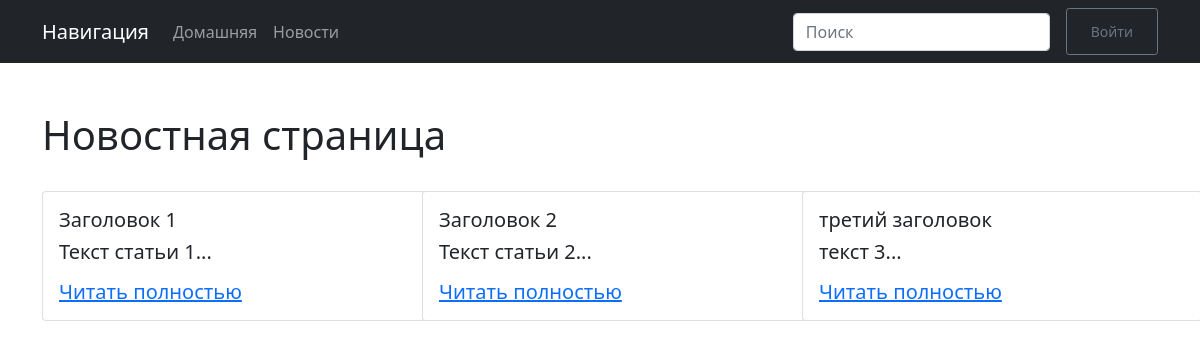
Before: /news/ with the older database file.
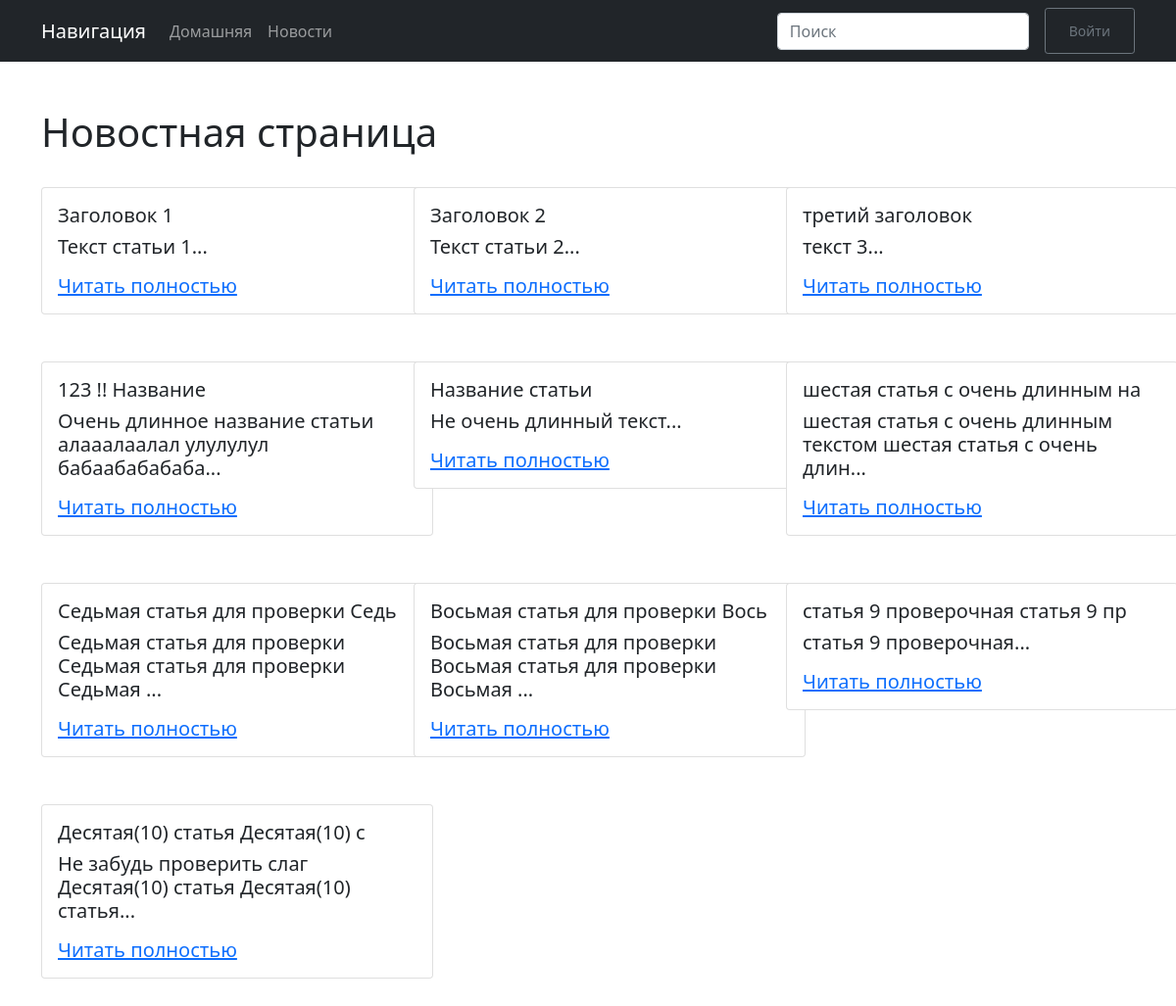
After: the same page with the newer database file.
### tables this page shows
CREATE TABLE paper(
        id INTEGER PRIMARY KEY AUTOINCREMENT,
        title STRING(128) NOT NULL,
        text TEXT NOT NULL,
        slug STRING(128) NOT NULL
        );

### flask_dir/papers/blueprint.py (the view, shortened to what this page needs)
@papers.route('/')
def index():
    news = paper_updater()
    search = request.args.get('search')
    return render_template("papers/index.html", news=news)

### flask_dir/papers/dataconnect/paper_connect.py (called while the page is built)
def paper_updater():
    news = []
    for i in cur.execute("""SELECT * FROM paper;"""):
        news.append(i)
    return news

### flask_dir/papers/templates/papers/index.html (shortened to what this page needs)
{% extends "base.html" %}
{% block body %}
<div class="container">
    <div class="h1">Новостная страница</div>
    <br>
    <div class="fs-5 display-6">
        <div class="row">
            {% for new in news %}
                <div class="col-md-4 mb-5">
                    <div class="card" style="width: 25rem;">
                        <div class= "card-body">
                            <h5 class="mt-0">{{ new[1][:32] }}</h5>
                            <p> {{new[2][:64]}}... </p>
                            <a href="{{ url_for('papers.paper', slug=new[3]) }}" class="stretched-link">Читать полностью</a>
                        </div>
                    </div>
                </div>
            {% endfor %}
        </div>
    </div>
</div>
{% endblock %}

### flask_dir/templates/base.html (shortened to what this page needs)
<!DOCTYPE html>
<html lang="ru">
<head>
    <link rel="stylesheet" href="https://cdn.jsdelivr.net/npm/bootstrap@5.0.2/dist/css/bootstrap.min.css">
</head>
<body>
    <header>
        <nav class="navbar navbar-expand-lg navbar-dark bg-dark">
            <div class="container">
              <a class="navbar-brand" href=" {{ url_for('index') }} ">Навигация</a>
              <div class="collapse navbar-collapse" id="navbarText">
                <ul class="navbar-nav me-auto mb-2 mb-lg-0">
                  <li class="nav-item">
                    <a class="nav-link" aria-current="page" href=" {{ url_for('index') }} ">Домашняя</a>
                  </li>
                  <li class="nav-item">
                    <a class="nav-link" href=" {{ url_for('papers.index') }} ">Новости</a>
                </ul>
                <form class="d-flex" method="GET" action="{{ url_for('papers.index') }}">
                  <input class="form-control me-3" type="search" placeholder="Поиск" aria-label="Search" name="search" value="{{request.args.get('search', '')}}" autocomplete="off">
                </form>
                <button class="btn btn-outline-secondary btn-sm">
                  <a class="nav-link link-secondary" href="#">Войти</a>
                </button>
              </div>
            </div>
          </nav>
    </header>
    <br>
    <br>
    <div>
        {% block body %}
        {% endblock %}
    </div>
</body>
</html>

Changed rows visible on the page:
added paper: title "123 !! Название", text "Очень длинное название статьи алааалаалал улулулул бабаабабабаба"
added paper: title "Название статьи", text "Не очень длинный текст"
added paper: title "шестая статья с очень длинным на", text "шестая статья с очень длинным текстом шестая статья с очень длин"
added paper: title "Седьмая статья для проверки Седь", text "Седьмая статья для проверки Седьмая статья для проверки Седьмая"
added paper: title "Восьмая статья для проверки Вось", text "Восьмая статья для проверки Восьмая статья для проверки Восьмая"
added paper: title "статья 9 проверочная статья 9 пр", text "статья 9 проверочная"
added paper: title "Десятая(10) статья Десятая(10) с", text "Не забудь проверить слаг Десятая(10) статья Десятая(10) статья"
